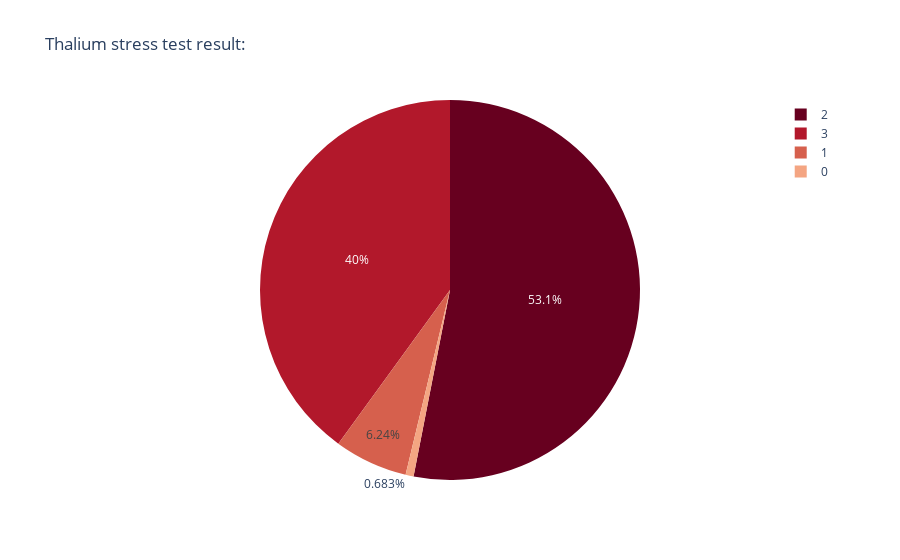

Source (notebook cell):
### Code cell
px.pie(df,'thal', title='Thalium stress test result:',color_discrete_sequence=px.colors.sequential.RdBu)

### Figure 1 — Plotly figure (JSON) as saved in the notebook; plotly's stock layout.template omitted (floating-point values rounded to 4 significant figures; data arrays with more than 128 entries replaced by an {"elided": "..."} marker saying what was removed)
{"data": [{"domain": {"x": [0, 1], "y": [0, 1]}, "hovertemplate": "thal=%{label}<extra></extra>", "labels": {"elided": "1025 int values"}, "legendgroup": "", "name": "", "showlegend": true, "type": "pie"}], "layout": {"legend": {"tracegroupgap": 0}, "piecolorway": ["rgb(103,0,31)", "rgb(178,24,43)", "rgb(214,96,77)", "rgb(244,165,130)", "rgb(253,219,199)", "rgb(247,247,247)", "rgb(209,229,240)", "rgb(146,197,222)", "rgb(67,147,195)", "rgb(33,102,172)", "rgb(5,48,97)"], "title": {"text": "Thalium stress test result:"}}}
